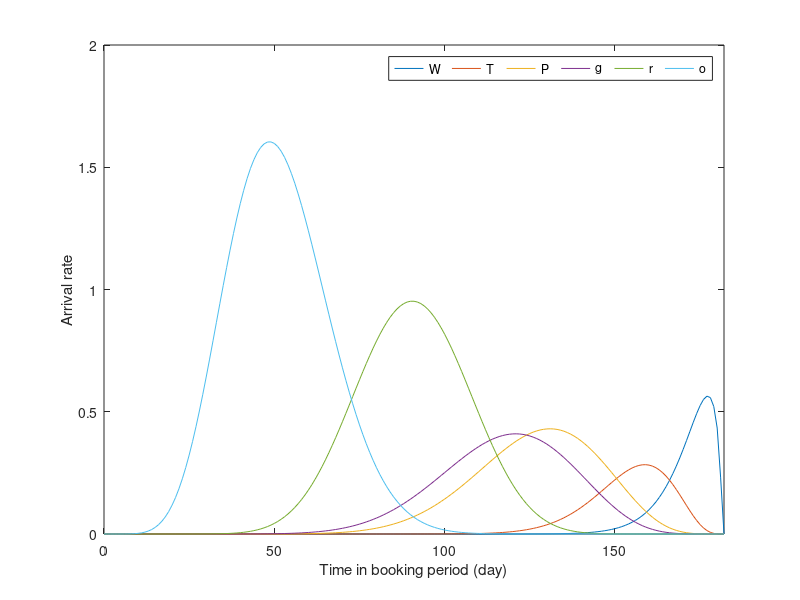

MATLAB code for this plot:
clear all

t = 0:1/182:1;


% beta distribution shape parameters for each fare class
% fClass1, fClass2 and fClass3 peak arrivals occur at t=0.95, 0.77 and 0.39 respectively; 
% so means of beta distributions = 0.95, 0.77 and 0.39 respectively
% alpha = [9.45*3, 8.5*3, 7.7*2, 6.5*2, 5.00*3, 3.85*3];  
% beta = [10*3-alpha(1), 10*3-alpha(2), 10*2-alpha(3), 10*2-alpha(4), 10*3-alpha(5), 10*3-alpha(6)];

alpha = [9.45*3, 8.5*3, 7.0*2, 6.5*2, 5.00*3, 2.85*3];  
beta = [10*3-alpha(1), 10*3-alpha(2), 10*2-alpha(3), 10*2-alpha(4), 10*3-alpha(5), 10*3-alpha(6)];

% lambaPrimeValues = betaValues of each fare class at each time step
% betaValues_fClasses = [betapdf(t,9.5*3,(10*3-9.5*3));... % betapdf(t,18,2);... fc1; 
%                        betapdf(t,7.7*2,(10*2-7.7*2));... % fc2
%                        betapdf(t,3.9*3,(10*3-3.9*3))]; % fc3

% for ind=1:3
%     subplot(3,1,ind);      
%     plot(t,betaValues_fClasses(ind,:))
% end

% nFareClasses = 3;
% fClassMeanDemand = [33, 33, 34];
% nEpisodes = 5;
% bookingHorizon = 10;


betaPDFvalues_fClasses = [betapdf(t,alpha(1),beta(1));... % betapdf(t,18,2);... fc1; 
                          betapdf(t,alpha(2),beta(2));...
                          betapdf(t,alpha(3),beta(3));...
                          betapdf(t,alpha(4),beta(4));...
                          betapdf(t,alpha(5),beta(5));...
                          betapdf(t,alpha(6),beta(6))];   % fc3

wtpGroupMeanArrivals = [8, 8, 20, 20, 40, 60];
% the beta distribution is used to get time-varying lambdaPrime values at each time step
% lambdaPrimeValues = area under beta curve in each time step; total area = 1; 
lambdaPrimeValues = zeros(6,182);
lambdaValues = zeros(6,182); % for each wtpGroup, lambda(t) = lambdaPrime(t)*meanNarrivals
for i=1:6
    lambdaPrimeValues(i,:) = betacdf((1:182)/182,alpha(i),beta(i)) - betacdf((0:181)/182,alpha(i),beta(i)); % area under beta curve at different time steps
    lambdaValues(i,:) = lambdaPrimeValues(i,:)*wtpGroupMeanArrivals(i); % average number of arrivals (Poisson means) at different time steps
end

lambdaValues = [lambdaValues zeros(6,1)]; % makes the plot look better
WTPgroupLabels = ["WTPgroup-1", "WTPgroup-2", "WTPgroup-3", "WTPgroup-4", "WTPgroup-5", "WTPgroup-6"];

% for fcInd=1:3
%     plot(t,betaPDFvalues_fClasses(fcInd,:),'DisplayName',strcat(fareClassLabels(1,fcInd),' fare class'))
%     xlabel('time in booking period')
%     ylabel('PDF')
%     hold on
% end
% legend('Orientation','horizontal')

t = 0:182;
for wtpInd=1:6
    plot(t,lambdaValues(wtpInd,:),'DisplayName',WTPgroupLabels(1,wtpInd))
    xlim([0 182])
    xlabel('Time in booking period (day)')
    ylabel('Arrival rate')
    hold on
end
legend('Orientation','horizontal')
hold off
saveas(gcf,'plot_fclassPaxArrival.pdf')

% % the beta distribution is used to get time-varying lambdaPrime values at each time step
% % lambdaPrimeValues = area under beta curve in each time step; total area = 1; 
% lambdaPrimeValues = zeros(3,182);
% lambdaValues = zeros(3,182);
% for i=1:nFareClasses
%     lambdaPrimeValues(i,:) = betacdf((1:182)/182,alpha(i),beta(i)) - betacdf((0:181)/182,alpha(i),beta(i));
%     lambdaValues(i,:) = lambdaPrimeValues(i,:)*fClassMeanDemand(i);
% end

